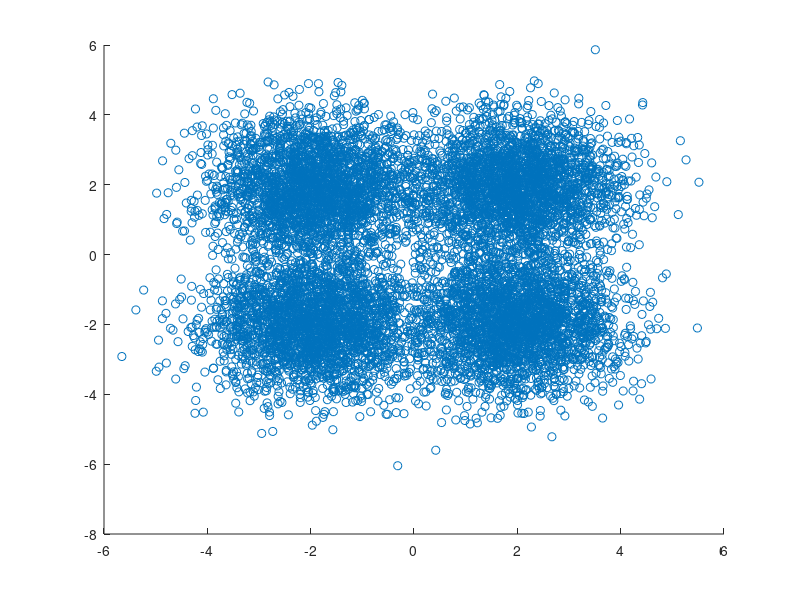
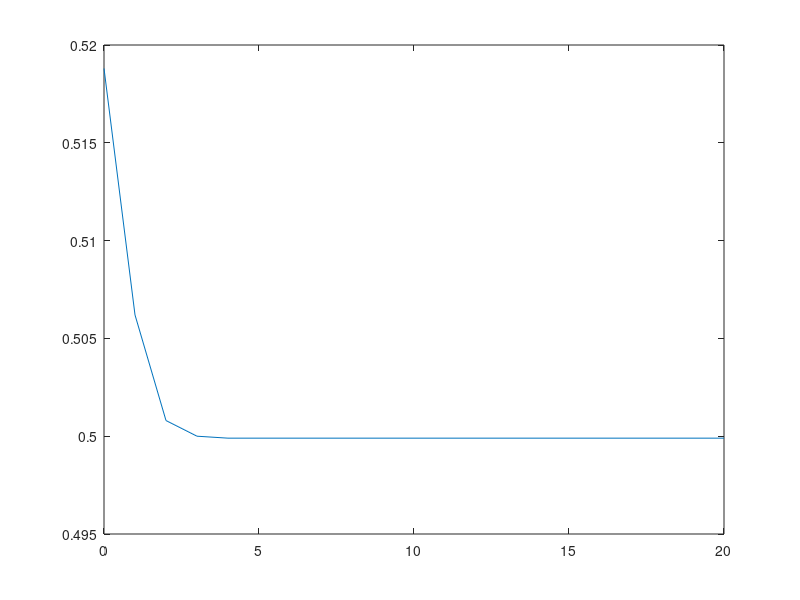

These figures' MATLAB source, in order:
clc
close all
clear all

M=4;
data = randi([1 M],1,10^4);
Eb= sqrt(mean(data.^2));
s=zeros(length(data),2);
for i=1:length(data)
    s(i,:)=[Eb*cos((2*data(i)-1)*(pi/M)),Eb*sin((2*data(i)-1)*(pi/M))];
end



snr=0:1:20;
p=1./(10.^(snr/10));
for i=1:length(snr)
    noise(:,:,i)= p(i)*randn(10^4,2);
end

for i=1:length(snr)
        Y(:,:,i)=s+noise(:,:,i);
end

scatter(Y(:,1),Y(:,2))

for j=1:length(data)
    for i=1:length(snr)
             if Y(j,1,i)>=0 && Y(j,2,i)>=0
                a=atan(Y(j,2,i)/Y(j,1,i));
             elseif Y(j,1,i)<0 && Y(j,2,i)>0
                a=pi-atan(Y(j,2,i)/Y(j,1,i));
             elseif Y(j,1,i)<0 && Y(j,2,i)<0
                a=pi+atan(Y(j,2,i)/Y(j,1,i));
             elseif Y(j,1,i)>0 && Y(j,2,i)<0
                a=2*pi-atan(Y(j,2,i)/Y(j,1,i)); 
             end
       for k=1:M
            if (2*k-2)*(pi/M)<= a && a<(2*k)*(pi/M)
            out(j,1,i)=k;
            end
        end
    end
end

for i=1:length(snr)
    count=0;
    for j=1:length(data)
        if out(j,1,i) ~= data(1,j)
            count=count+1;
        end
    end
    ber(i)=count/length(data);
end
    figure;
    plot(snr,ber)

